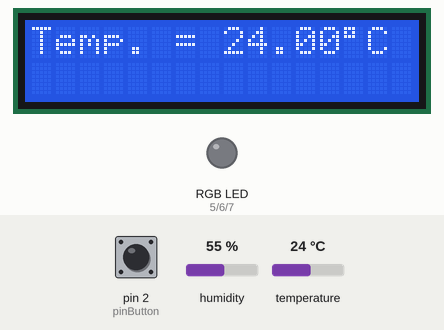
The sketch below on a simulated Arduino Uno, built with avr-gcc and run on an emulated ATmega328P. Shown: 16×2 character LCD, an RGB LED mixed from three pins (HIGH = lit). The inputs (shaded band) are chosen by the test bench; at power-on: temperature 24 °C, pin 2 (pinButton) HIGH, humidity 55 %. What the sketch prints to the serial monitor is not drawn.

Above: at 1.2 s.
1.3 s: temperature set to 16 °C
At 3.0 s:
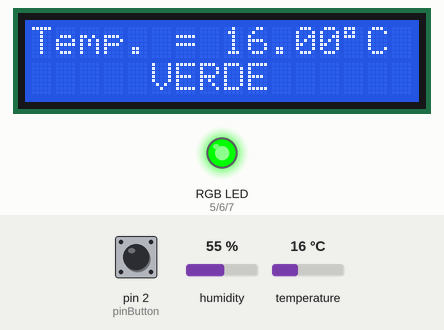
3.5 s: temperature set to 13 °C
At 4.6 s:
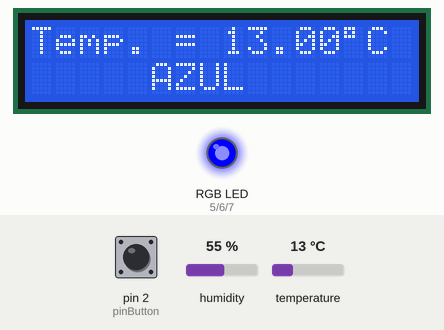
5.5 s: temperature set to 28 °C
At 7.3 s:
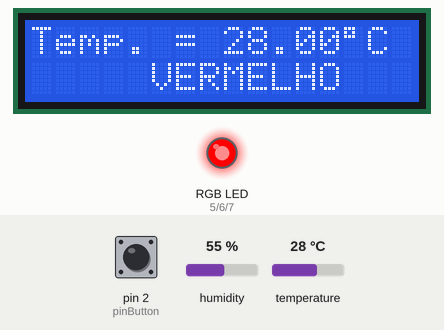
7.6 s: pin 2 (pinButton) pulled LOW for 0.15 s
At 8.6 s:
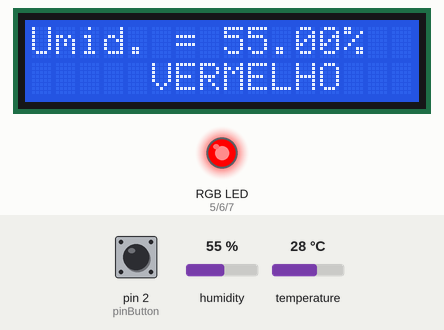
9.2 s: temperature set to 26 °C
11.3 s: temperature set to 23 °C
At 13.6 s:
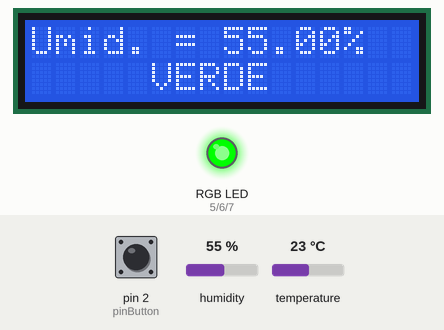
Timing chart, 0 to 14.7 s (numbered marks = the images above; inputs shaded):
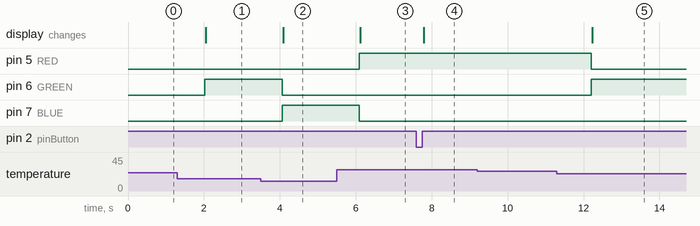

The sketch:

miniEstacaoMet_SensorDHT.ino
```cpp
#include <dht.h>
#include <Wire.h>
#include <LiquidCrystal_I2C.h>


#define col 16 // Serve para definir o numero de colunas do display utilizado
#define lin  2 // Serve para definir o numero de linhas do display utilizado
#define ende  0x27 // Serve para definir o endereço do display.


LiquidCrystal_I2C lcd(ende,col,lin); // Chamada da funcação LiquidCrystal para ser usada com o I2C
dht DHT; // Cria um objeto da classe dht

uint32_t timer = 0; // declara a variável timer

const int RED = 5; // Led RGB vermelho
const int GREEN = 6; // Led RGB verde
const int BLUE = 7; // Led RGB azul

const int pinButton = 2; // Pino do push button

int estado = 1;
int estado_anterior = 1;
int x = 1;

void setup()
{
  Serial.begin(9600); // Inicializa serial com taxa de transmissão de 9600 bauds
  lcd.init();
  lcd.backlight();
  lcd.clear(); // limpa a tela do display

  DHT.read11(A1); // chama método de leitura da classe dht (leitura inicial)

  pinMode(RED, OUTPUT);
  pinMode(GREEN, OUTPUT);
  pinMode(BLUE, OUTPUT);

  pinMode(pinButton, INPUT_PULLUP);
}

void loop()
{
  // Executa 1 vez a cada 2 segundos (tempo de resposta do DHT 11)
  if(millis() - timer>= 2000)  {

    DHT.read11(A1); // chama método de leitura da classe dht,
                    // com o pino de transmissão de dados ligado no pino A1

    // Exibe na serial o valor de umidade
    Serial.print("Umidade = ");
    Serial.print(DHT.humidity);
    Serial.print(" %  ");

    // Exibe na serial o valor da temperatura
    Serial.print("Temperatura = ");
    Serial.print(DHT.temperature);
    Serial.println(" Celsius  ");

    // Chama a função RGb()
    rgb();

    timer = millis(); // Atualiza a referência
  }

    // Chama a função print()
    print(x);

    // le o estado pushbutton: ligado (HIGH) ou desligado (LOW)
    estado = digitalRead(pinButton);

    // verifica se o botão (pushbutton) está pressionado
    if ((estado) && (!estado_anterior)) { // Se estado for HIGH e estado_anterio LOW
        // inverte valor da variável x
        x = !x;
        delay(10);
    }
    estado_anterior = estado;
}

void print(int x) {
if (x==1) {
    // Exibe no display LCD o valor da temperatura
    lcd.setCursor(0,0); // Define o cursor na posição de início
    lcd.print("Temp. = ");
    lcd.print(DHT.temperature);
    lcd.write(B11011111); // Imprime o símbolo de grau
    lcd.print("C");
} else if (x==0) {
    // Exibe no display LCD o valor da humidade
    lcd.setCursor(0,0); // Define o cursor na posição de início
    lcd.print("Umid. = ");
    lcd.print(DHT.humidity);
    lcd.print("% ");
    }
}

void rgb() {
    if( DHT.temperature < 15) {
        digitalWrite(BLUE, HIGH);
        digitalWrite(RED, LOW);
        digitalWrite(GREEN, LOW);
        Serial.println("COR: AZUL    "); // Escreve texto ” COR:AZUL” na serial
        // Exibe no display LCD o o nome da cor
        lcd.setCursor(5,1); // Define o cursor na posição de início
        lcd.print("AZUL    ");
    }
    else if( DHT.temperature >= 15 && DHT.temperature < 25 )
    {
        digitalWrite(BLUE, LOW);
        digitalWrite(RED, LOW);
        digitalWrite(GREEN, HIGH);
        Serial.println("COR: VERDE"); // Escreve texto ” COR:VERDE” na serial
        // Exibe no display LCD o o nome da cor
        lcd.setCursor(5,1); // Define o cursor na posição de início
        lcd.print("VERDE    ");
    }
    else if( DHT.temperature >= 25)
    {
        digitalWrite(BLUE, LOW);
        digitalWrite(RED, HIGH);
        digitalWrite(GREEN, LOW);
        Serial.println("COR: VERMELHA"); // Escreve texto ” COR:VERMELHA” na serial
        // Exibe no display LCD o o nome da cor
        lcd.setCursor(5,1); // Define o cursor na posição de início
        lcd.print("VERMELHO");
    }


}
```

Measured:
- the behaviour switches between 15 and 14 °C on temperature (found by bisection; images 1 and 2)
- the behaviour switches between 25 and 24 °C on temperature (found by bisection; images 4 and 5)
- after the input at 1.3 s, the display: changes after 0.75 s (image 1)
- after the input at 3.5 s, pin 6 (GREEN): HIGH → LOW after 0.56 s; pin 7 (BLUE): LOW → HIGH after 0.56 s; the display: changes after 0.58 s (image 2)
- after the input at 5.5 s, pin 5 (RED): LOW → HIGH after 0.59 s; pin 7 (BLUE): HIGH → LOW after 0.59 s; the display: changes after 0.62 s (image 3)
- after the input at 7.6 s, the display: changes after 0.19 s (image 4)
- after the input at 9.2 s, every drawn part: stays the same
- after the input at 11.3 s, pin 5 (RED): HIGH → LOW after 0.91 s; pin 6 (GREEN): LOW → HIGH after 0.91 s; the display: changes after 0.93 s (image 5)
